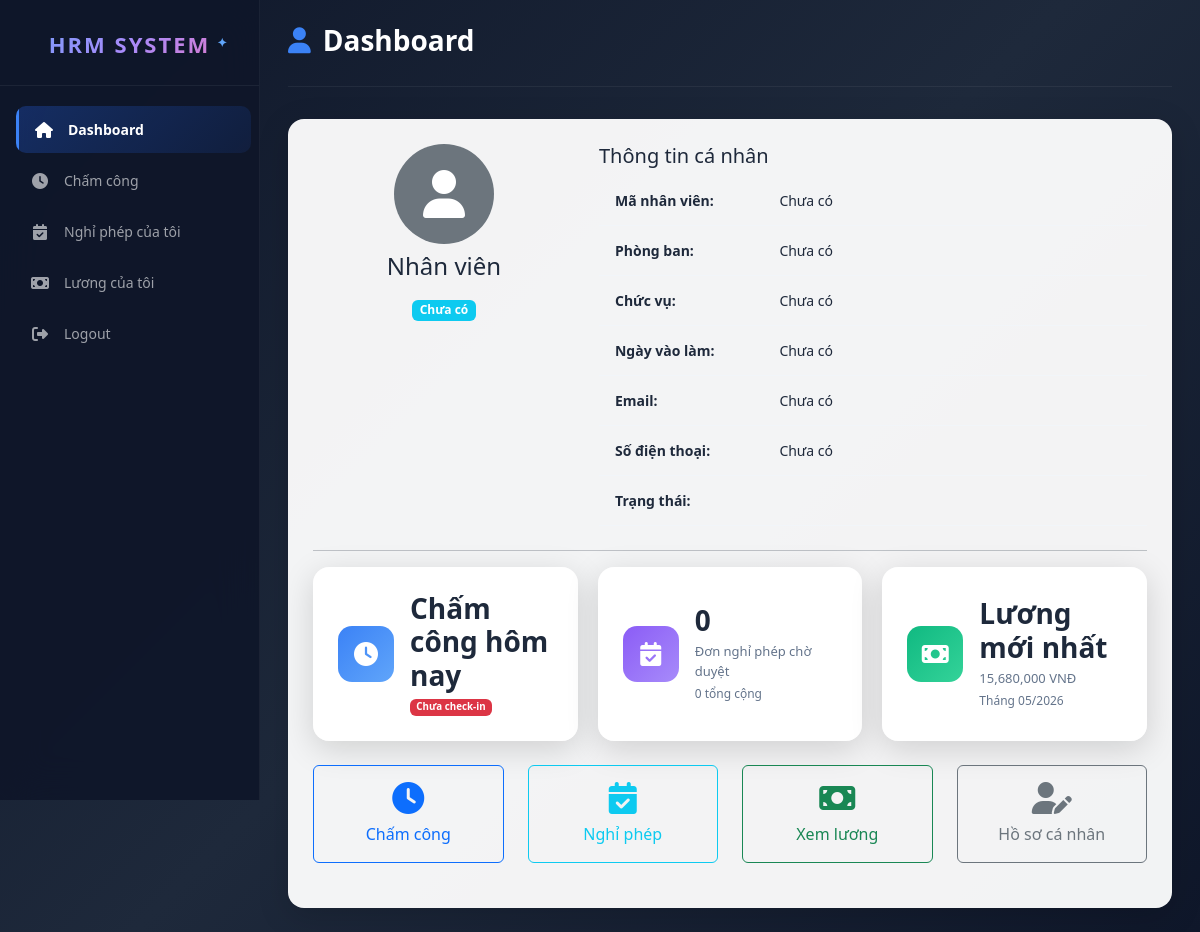
/public/index.php?controller=EmployeeDashboard&action=index (signed in), run on the app's committed database.
### tables this page shows
CREATE TABLE `users` (
  `id` int(11) NOT NULL,
  `username` varchar(100) NOT NULL,
  `email` varchar(150) NOT NULL,
  `password` varchar(255) NOT NULL,
  `role_id` int(11) NOT NULL,
  `employee_id` int(11) DEFAULT NULL,
  `is_active` tinyint(4) DEFAULT 1,
  `is_locked` tinyint(4) DEFAULT 0,
  `last_login` datetime DEFAULT NULL,
  `created_at` timestamp NOT NULL DEFAULT current_timestamp(),
  `updated_at` timestamp NOT NULL DEFAULT current_timestamp() ON UPDATE current_timestamp()
);

CREATE TABLE `payrolls` (
  `id` int(11) NOT NULL,
  `employee_id` int(11) NOT NULL,
  `payroll_month` int(11) NOT NULL,
  `payroll_year` int(11) NOT NULL,
  `standard_working_day` int(11) DEFAULT 26,
  `actual_working_day` decimal(5,1) DEFAULT NULL,
  `basic_salary` decimal(15,2) DEFAULT NULL,
  `allowance` decimal(15,2) DEFAULT 0.00,
  `bonus` decimal(15,2) DEFAULT 0.00,
  `deduction` decimal(15,2) DEFAULT 0.00,
  `total_salary` decimal(15,2) DEFAULT NULL,
  `payment_status` enum('Pending','Paid') DEFAULT 'Pending',
  `created_at` timestamp NOT NULL DEFAULT current_timestamp()
);

### app/controllers/EmployeeDashboardController.php (called while the page is built, shortened)
<?php
require_once "../app/helpers/Auth.php";
require_once "../app/models/Employee.php";
require_once "../app/models/Attendance.php";
require_once "../app/models/Leave.php";
require_once "../app/models/Payroll.php";
require_once "../app/models/User.php";
class EmployeeDashboardController
{
    public function index()
    {
        $userModel = new User();
        $user = $userModel->findById(Auth::id());
        $emp_id = $user['employee_id'] ?? Auth::id();
        $employeeModel = new Employee();
        $employee = $employeeModel->find($emp_id);
        $attendanceModel = new Attendance();
        $today = date('Y-m-d');
        $todayAttendance = $attendanceModel->checkExists($emp_id, $today);
        $leaveModel = new Leave();
        $myLeaves = $leaveModel->getByEmployee($emp_id);
        $pendingLeaves = 0;
        $payrollModel = new Payroll();
        $myPayrolls = $payrollModel->getByEmployee($emp_id);
        $latestPayroll = $myPayrolls ? $myPayrolls->fetch_assoc() : null;
        require_once "../app/views/employee/dashboard.php";
    }
}

### public/index.php (called while the page is built, shortened)
<?php
$action = isset($_GET['action']) ? $_GET['action'] : 'login';
$action = preg_replace('/[^a-zA-Z0-9]/', '', $action);
$controllerObject = new $controllerName();
$controllerObject->$action();

### app/models/Employee.php (called while the page is built, shortened)
<?php
class Employee
{
    public $conn;
    public function __construct()
    {
        $this->conn = new mysqli(
            "localhost",
            "root",
            "",
            "hrm_management"
        );
    }
    public function find($id)
    {
        $sql = "SELECT e.*, d.department_name FROM employees e
                LEFT JOIN departments d ON e.department_id = d.id
                WHERE e.id = ? AND e.is_deleted = 0";
        $stmt = $this->conn->prepare($sql);
        $stmt->bind_param("i", $id);
        $stmt->execute();
        $result = $stmt->get_result();
        return $result->fetch_assoc();
    }
}

### app/models/User.php (called while the page is built, shortened)
<?php
class User
{
    private $conn;
    public function __construct()
    {
        $this->conn = new mysqli("localhost", "root", "", "hrm_management");
    }
    public function findById($id)
    {
        $sql = "SELECT u.*, r.role_name FROM users u
                LEFT JOIN roles r ON u.role_id = r.id
                WHERE u.id = ?";
        $stmt = $this->conn->prepare($sql);
        $stmt->bind_param("i", $id);
        $stmt->execute();
        $result = $stmt->get_result();
        return $result->fetch_assoc();
    }
}

### app/helpers/Auth.php (called while the page is built, shortened)
<?php
class Auth
{
    public static function id()
    {
        return $_SESSION['user']['id'] ?? null;
    }
}

### app/models/Attendance.php (called while the page is built, shortened)
<?php
class Attendance
{
    public $conn;
    public function __construct()
    {
        $this->conn = new mysqli(
            "localhost",
            "root",
            "",
            "hrm_management"
        );
    }
    public function checkExists($employee_id, $date)
    {
        $sql = "SELECT id FROM attendances WHERE employee_id = ? AND attendance_date = ?";
        $stmt = $this->conn->prepare($sql);
        $stmt->bind_param("is", $employee_id, $date);
        $stmt->execute();
        $result = $stmt->get_result();
        return $result->fetch_assoc();
    }
}

### app/models/Leave.php (called while the page is built, shortened)
<?php
class Leave
{
    public $conn;
    public function __construct()
    {
        $this->conn = new mysqli(
            "localhost",
            "root",
            "",
            "hrm_management"
        );
    }
    public function getByEmployee($employee_id)
    {
        $sql = "SELECT * FROM leaves WHERE employee_id = ? ORDER BY start_date DESC";
        $stmt = $this->conn->prepare($sql);
        $stmt->bind_param("i", $employee_id);
        $stmt->execute();
        return $stmt->get_result();
    }
}

### app/models/Payroll.php (called while the page is built, shortened)
<?php
class Payroll
{
    public $conn;
    public function __construct()
    {
        $this->conn = new mysqli(
            "localhost",
            "root",
            "",
            "hrm_management"
        );
    }
    public function getByEmployee($employee_id, $year = null)
    {
        $sql = "SELECT * FROM payrolls WHERE employee_id = ?";
        $params = [$employee_id];
        $types = "i";
        $sql .= " ORDER BY payroll_year DESC, payroll_month DESC";
        $stmt = $this->conn->prepare($sql);
        $stmt->bind_param($types, ...$params);
        $stmt->execute();
        return $stmt->get_result();
    }
}

### app/views/employee/Dashboard.php (the view, shortened to what this page needs)
<!DOCTYPE html>
<html lang="vi">
<head>
    <link href="https://cdn.jsdelivr.net/npm/bootstrap@5.3.3/dist/css/bootstrap.min.css"
          rel="stylesheet">
    <link rel="stylesheet"
          href="https://cdnjs.cloudflare.com/ajax/libs/font-awesome/6.5.2/css/all.min.css">
    <link rel="stylesheet"
        href="/hrm-system/public/assets/css/admin.css">
</head>
<body>
<div class="sidebar">
    <div class="logo">
        HRM SYSTEM
    </div>
    <div class="menu">
        <a href="/hrm-system/public/index.php?controller=EmployeeDashboard&action=index"
            class="active-menu">
            <i class="fa-solid fa-house"></i>
            Dashboard
        </a>
        <a href="/hrm-system/public/index.php?controller=Attendance&action=quickCheckIn">
            <i class="fa-solid fa-clock"></i>
            Chấm công
        </a>
        <a href="/hrm-system/public/index.php?controller=Leave&action=myLeaves">
            <i class="fa-solid fa-calendar-check"></i>
            Nghỉ phép của tôi
        </a>
        <a href="/hrm-system/public/index.php?controller=Payroll&action=myPayroll">
            <i class="fa-solid fa-money-bill"></i>
            Lương của tôi
        </a>
        <a href="/hrm-system/public/index.php?controller=Auth&action=logout">
            <i class="fa-solid fa-right-from-bracket"></i>
            Logout
        </a>
    </div>
</div>
<div class="main-content">
    <div class="top-bar">
        <h1 class="page-title">
            <i class="fa-solid fa-user"></i>
            Dashboard
        </h1>
    </div>
    <div class="employee-card">
        <div class="row mb-4">
            <div class="col-md-4">
                <div class="text-center">
                    <?php if(!empty($employee['avatar'])): ?>
                        <img src="<?= $employee['avatar'] ?>" alt="Avatar" class="rounded-circle mb-2" style="width: 100px; height: 100px; object-fit: cover;">
                    <?php else: ?>
                        <div class="rounded-circle mb-2 bg-secondary text-white d-inline-flex align-items-center justify-content-center" style="width: 100px; height: 100px; font-size: 3rem;">
                            <i class="fa-solid fa-user"></i>
                        </div>
                    <?php endif; ?>
                    <h4><?= $employee['full_name'] ?? 'Nhân viên' ?></h4>
                    <span class="badge bg-info"><?= $employee['position'] ?? 'Chưa có' ?></span>
                </div>
            </div>
            <div class="col-md-8">
                <h5>Thông tin cá nhân</h5>
                <table class="table table-borderless">
                    <tr>
                        <td width="30%"><strong>Mã nhân viên:</strong></td>
                        <td><?= $employee['employee_code'] ?? 'Chưa có' ?></td>
                    </tr>
                    <tr>
                        <td><strong>Phòng ban:</strong></td>
                        <td><?= $employee['department_name'] ?? 'Chưa có' ?></td>
                    </tr>
                    <tr>
                        <td><strong>Chức vụ:</strong></td>
                        <td><?= $employee['position'] ?? 'Chưa có' ?></td>
                    </tr>
                    <tr>
                        <td><strong>Ngày vào làm:</strong></td>
                        <td><?= $employee['hire_date'] ?? 'Chưa có' ?></td>
                    </tr>
                    <tr>
                        <td><strong>Email:</strong></td>
                        <td><?= $employee['email'] ?? 'Chưa có' ?></td>
                    </tr>
                    <tr>
                        <td><strong>Số điện thoại:</strong></td>
                        <td><?= $employee['phone'] ?? 'Chưa có' ?></td>
                    </tr>
                    <tr>
                        <td><strong>Trạng thái:</strong></td>
                        <td>
                        </td>
                    </tr>
                </table>
            </div>
        </div>
        <hr>
        <div class="stats-grid mb-4">
            <div class="stat-card">
                <div class="stat-icon blue">
                    <i class="fa-solid fa-clock"></i>
                </div>
                <div class="stat-info">
                    <h3>Chấm công hôm nay</h3>
                    <?php if($todayAttendance): ?>
                        <p>
                            <?php if($todayAttendance['check_in'] && !$todayAttendance['check_out']): ?>
                                <span class="badge bg-warning text-dark">Đã check-in</span>
                                <br><small>Giờ vào: <?= $todayAttendance['check_in'] ?></small>
                            <?php elseif($todayAttendance['check_in'] && $todayAttendance['check_out']): ?>
                                <span class="badge bg-success">Hoàn tất</span>
                                <br><small>Giờ ra: <?= $todayAttendance['check_out'] ?></small>
                            <?php else: ?>
                                <span class="badge bg-secondary">Chưa check-in</span>
                            <?php endif; ?>
                        </p>
                    <?php else: ?>
                        <p><span class="badge bg-danger">Chưa check-in</span></p>
                    <?php endif; ?>
                </div>
            </div>
            <div class="stat-card">
                <div class="stat-icon purple">
                    <i class="fa-solid fa-calendar-check"></i>
                </div>
                <div class="stat-info">
                    <h3><?= $pendingLeaves ?></h3>
                    <p>Đơn nghỉ phép chờ duyệt</p>
                    <small class="text-muted"><?= $myLeaves ? $myLeaves->num_rows : 0 ?> tổng cộng</small>
                </div>
            </div>
            <div class="stat-card">
                <div class="stat-icon green">
                    <i class="fa-solid fa-money-bill"></i>
                </div>
                <div class="stat-info">
                    <h3>Lương mới nhất</h3>
                    <?php if($latestPayroll): ?>
                        <p><?= number_format($latestPayroll['total_salary']) ?> VNĐ</p>
                        <small class="text-muted">Tháng <?= sprintf('%02d/%d', $latestPayroll['payroll_month'], $latestPayroll['payroll_year']) ?></small>
                    <?php else: ?>
                        <p>Chưa có</p>
                    <?php endif; ?>
                </div>
            </div>
        </div>
        <div class="row">
            <div class="col-md-3 mb-3">
                <a href="/hrm-system/public/index.php?controller=Attendance&action=quickCheckIn" class="btn btn-outline-primary w-100 py-3">
                    <i class="fa-solid fa-clock fa-2x d-block mb-2"></i>
                    Chấm công
                </a>
            </div>
            <div class="col-md-3 mb-3">
                <a href="/hrm-system/public/index.php?controller=Leave&action=myLeaves" class="btn btn-outline-info w-100 py-3">
                    <i class="fa-solid fa-calendar-check fa-2x d-block mb-2"></i>
                    Nghỉ phép
                </a>
            </div>
            <div class="col-md-3 mb-3">
                <a href="/hrm-system/public/index.php?controller=Payroll&action=myPayroll" class="btn btn-outline-success w-100 py-3">
                    <i class="fa-solid fa-money-bill fa-2x d-block mb-2"></i>
                    Xem lương
                </a>
            </div>
            <div class="col-md-3 mb-3">
                <a href="/hrm-system/public/index.php?controller=Employee&action=edit&id=<?= $employee['id'] ?>" class="btn btn-outline-secondary w-100 py-3">
                    <i class="fa-solid fa-user-edit fa-2x d-block mb-2"></i>
                    Hồ sơ cá nhân
                </a>
            </div>
        </div>
    </div>
</div>
</body>
</html>

### data on the page
users: is_locked "0"
payrolls: total_salary "15,680,000", payroll_month "05", payroll_year "2026"

### other printed values
$employee['full_name'] "Nhân viên"
$employee['position'] "Chưa có"
$employee['employee_code'] "Chưa có"
$employee['department_name'] "Chưa có"
$employee['hire_date'] "Chưa có"
$employee['email'] "Chưa có"
$employee['phone'] "Chưa có"
$pendingLeaves "0"
